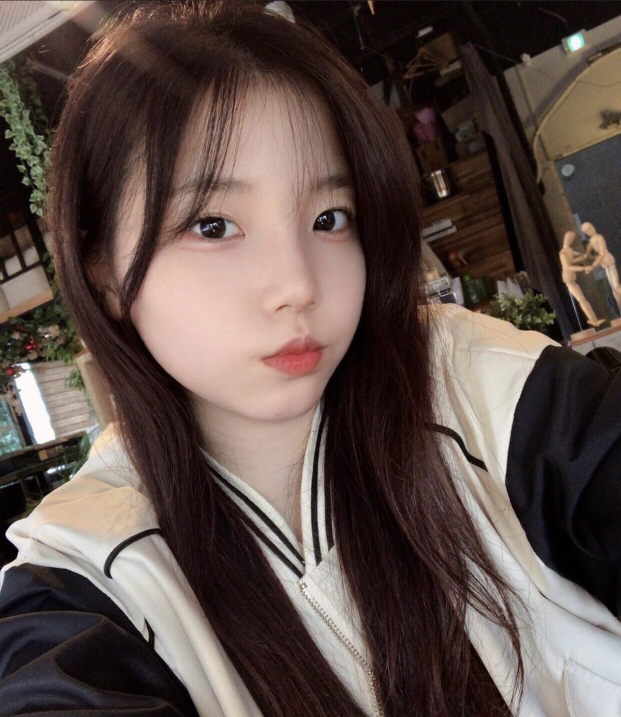
#> input picture jeongcutie.jpg, 1242 x 1434 px (shown at 1/2 size)
$ python trial.py
#> lines starting #> are read from the running program, lines starting #| are printed output that depends on the picture
import cv2 as cv
import numpy as np

# [58 lines of commented-out code are left out]

img = cv.imread("jeongcutie.jpg")
#> img is the input picture: shape (1434, 1242, 3); mean B, G, R 72.9, 78.3, 93.5
gray = cv.cvtColor(img, cv.COLOR_BGR2GRAY)
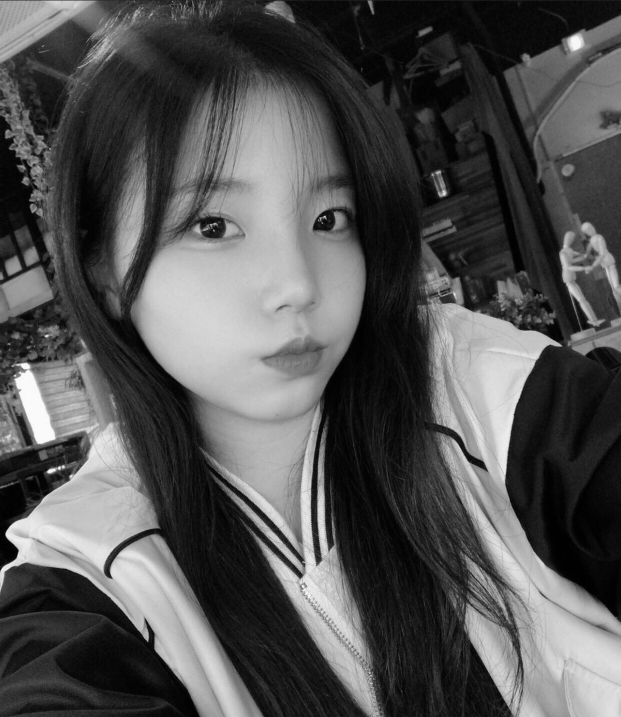
#> gray: shape (1434, 1242) (shown at 1/2 size); min 0, max 255, mean 82.2
#cv.imshow("gray", gray)

def rescale_gray():
        resized = cv.resize(gray, (500,500), interpolation=cv.INTER_AREA)
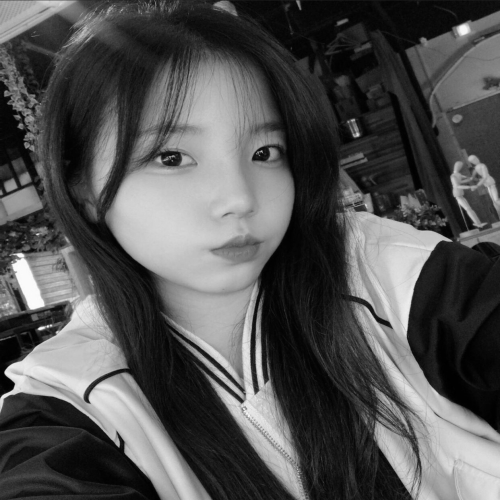
#> resized: shape (500, 500); min 0, max 251, mean 82.2
        return resized

resized_gray = rescale_gray()

cv.imshow("grayscale", resized_gray)

#


cv.waitKey(0)
cv.destroyAllWindows()
